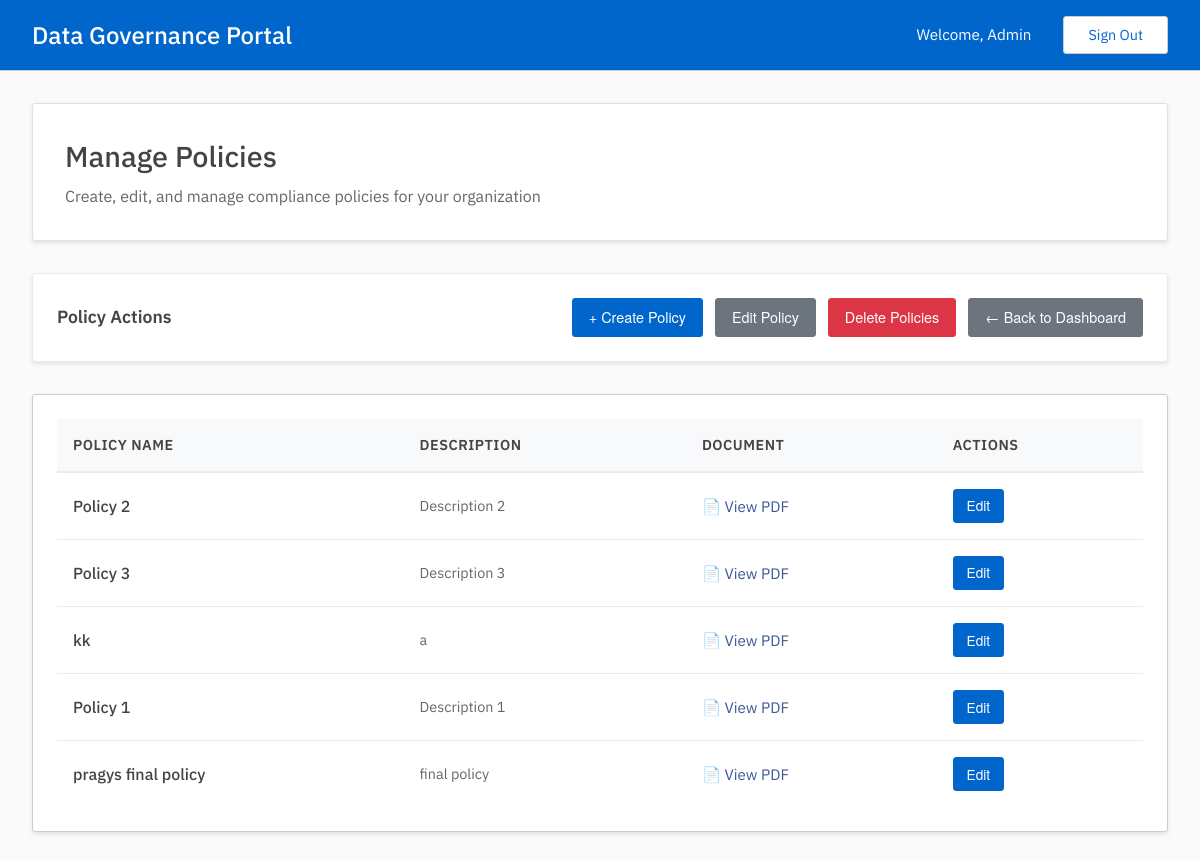
Before: /admin/manage_policies (signed in) with the older database file.
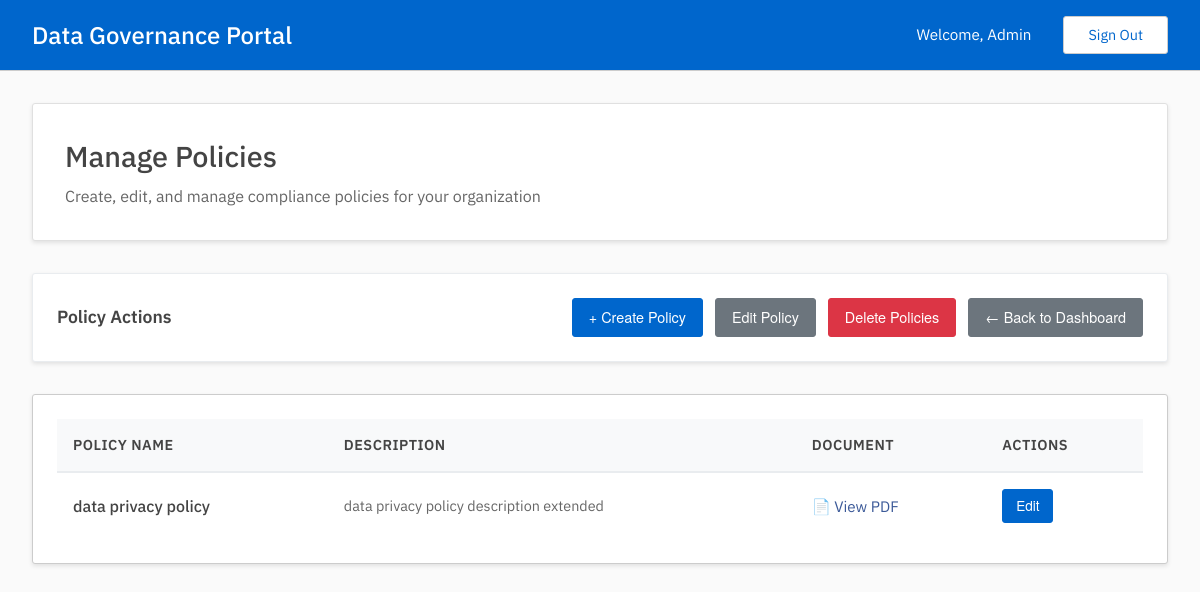
After: the same page with the newer database file.
### tables this page shows
CREATE TABLE policies(
        uuid TEXT UNIQUE NOT NULL PRIMARY KEY,
        name TEXT UNIQUE NOT NULL,
        description TEXT,
        pdf_link TEXT
        );

### admin.py (the view)
@admin.route('/manage_policies', methods=['GET'])
@admin_required
def manage_policies():
    policies = read_get_policies()
    return render_template('admin/manage_policies/hub.html', policies=policies["data"])

### auth.py (called while the page is built)
def admin_required(f):
    @wraps(f)
    def wrap(*args, **kwargs):
        if session['user']['is_admin']:
            return f(*args, **kwargs)
        else:
            print("403: User is not an admin.")
            return redirect(url_for('user.dashboard'))
    return wrap

### db.py (called while the page is built)
def get_conn_curs():
    conn = sqlite3.connect(DATABASE)
    conn.row_factory = sqlite3.Row
    curs = conn.cursor()
    curs.execute("PRAGMA foreign_keys = ON")
    return conn, curs

def commit_close(conn, curs):
    conn.commit()
    curs.close()
    conn.close()

def get_policies():
    conn, curs = get_conn_curs()
    curs.execute("SELECT * FROM policies")
    policies = curs.fetchall()
    commit_close(conn, curs)
    return {
        "status": "200",
        "message": "Policies found successfully",
        "data": policies
        }

### templates/admin/manage_policies/hub.html (shortened to what this page needs)
{% extends "base.html" %}
{% block content %}
<div class="dashboard-header">
    <h2>Manage Policies</h2>
    <p>Create, edit, and manage compliance policies for your organization</p>
</div>
<div class="quick-actions">
    <h3 class="quick-actions-title">Policy Actions</h3>
    <div class="quick-actions-buttons">
        <a href="{{ url_for('admin.create_policy') }}" class="btn btn-action">
            + Create Policy
        </a>
        <a href="{{ url_for('admin.edit_policy') }}" class="btn btn-secondary">
            Edit Policy
        </a>
        <a href="{{ url_for('admin.delete_policy') }}" class="btn btn-danger">
            Delete Policies
        </a>
        <a href="{{ url_for('admin.dashboard') }}" class="btn btn-secondary">
            ← Back to Dashboard
        </a>
    </div>
</div>
<div class="table-container">
    {% if policies %}
    <table class="data-table">
        <thead>
            <tr>
                <th>Policy Name</th>
                <th>Description</th>
                <th>Document</th>
                <th>Actions</th>
            </tr>
        </thead>
        <tbody>
            {% for policy in policies %}
            <tr>
                <td>
                    <div style="font-weight: 500;">{{ policy["name"] }}</div>
                </td>
                <td>
                    <div style="color: #666; font-size: 0.9rem;">
                        {{ policy["description"][:100] }}{% if policy["description"]|length > 100 %}...{% endif %}
                    </div>
                </td>
                <td>
                    {% if policy["pdf_link"] %}
                    <a href="{{ policy['pdf_link'] }}" target="_blank" class="policy-link" style="color: #3b5998; text-decoration: none;">
                        📄 View PDF
                    </a>
                    {% else %}
                    <span style="color: #aaa;">No document</span>
                    {% endif %}
                </td>
                <td>
                    <div class="action-buttons">
                        <a href="{{ url_for('admin.edit_policy', policy_id=policy['uuid']) }}" class="btn btn-action" style="padding: 0.4rem 0.8rem; font-size: 0.85rem;">
                            Edit
                        </a>
                    </div>
                </td>
            </tr>
            {% endfor %}
        </tbody>
    </table>
    {% else %}
    <div class="empty-state">
        <div class="empty-state-icon">📋</div>
        <p class="empty-state-text">No policies found. Create your first policy to get started.</p>
    </div>
    {% endif %}
</div>
{% endblock %}

### templates/base.html (shortened to what this page needs)
<!DOCTYPE html>
<html lang="en">
<head>
    <link rel="stylesheet" href="{{ url_for('static', filename='styles.css') }}">
</head>
<body>
    {% if session.get('user') %}
    <header class="header">
        <div class="header-content">
            <div class="header-left">
                <h1>Data Governance Portal</h1>
            </div>
            <div class="header-right">
                <span class="welcome-text">Welcome, {{ session['user']['name'] }}</span>
                <a href="{{ url_for('login') }}" class="sign-out-btn">Sign Out</a>
            </div>
        </div>
    </header>
    {% endif %}
    <main class="main-content">
        {% block content %}{% endblock %}
    </main>
</body>
</html>

### static/styles.css (style rules this page uses)
* { margin: 0; padding: 0; box-sizing: border-box; }
body { font-family: 'IBM Plex Sans'; color: #444; line-height: 1.42; min-height: 100vh; display: flex; flex-direction: column; background-color: #fafafa; }
.header { background-color: #06c; color: white; padding: 1rem 0; box-shadow: rgba(0,0,0,0.2) 0 2px 8px; border-bottom: 1px solid #ccc; }
.header-content { max-width: 1200px; margin: 0 auto; color: white; padding: 0 2rem; display: flex; justify-content: space-between; align-items: center; }
.header-left { display: flex; align-items: center; gap: 0.5rem; }
.header h1 { font-size: 1.5rem; font-weight: 500; color: white; }
.header-right { display: flex; align-items: center; gap: 2rem; }
.welcome-text { font-size: 0.95rem; color: white; }
.sign-out-btn { background-color: transparent; color: #06c; border: 1px solid #ccc; padding: 0.5rem 1.5rem; border-radius: 3px; text-decoration: none; transition: all 0.3s ease; font-size: 0.9rem; background-color: white; }
.main-content { flex: 1; max-width: 1200px; width: 100%; margin: 0 auto; background-color: #fafafa; padding: 2rem; }
.dashboard-header { background-color: white; padding: 2rem; border-radius: 3px; margin-bottom: 2rem; box-shadow: rgba(0,0,0,0.1) 0 2px 4px; border: 1px solid #e0e0e0; }
.dashboard-header h2 { color: #444; font-size: 1.8rem; margin-bottom: 0.5rem; font-weight: 500; }
.dashboard-header p { color: #666; font-size: 1rem; }
.table-container { background-color: white; border-radius: 3px; padding: 1.5rem; box-shadow: rgba(0,0,0,0.1) 0 2px 4px; border: 1px solid #ccc; overflow-x: auto; }
.data-table { width: 100%; border-collapse: collapse; }
.data-table th { background-color: #f8f9fa; color: #444; font-weight: 600; text-align: left; padding: 1rem; border-bottom: 2px solid #e9ecef; font-size: 0.9rem; text-transform: uppercase; letter-spacing: 0.5px; }
.data-table td { padding: 1rem; border-bottom: 1px solid #e9ecef; color: #444; }
.data-table tr:last-child td { border-bottom: none; }
.btn { padding: 0.5rem 1rem; border-radius: 3px; text-decoration: none; font-size: 0.9rem; cursor: pointer; transition: all 0.3s ease; border: 1px solid transparent; display: inline-block; text-align: center; font-family: 'Helvetica Neue', 'Helvetica', 'Arial', sans-serif; }
.btn-action { background-color: #06c; color: white; border-color: #06c; }
.btn-secondary { background-color: #6c757d; color: white; border-color: #6c757d; }
.btn-danger { background-color: #dc3545; color: white; border-color: #dc3545; }
.policy-link { display: inline-flex; align-items: center; gap: 0.5rem; color: #06c; text-decoration: none; font-size: 0.95rem; transition: color 0.3s ease; }
.action-buttons { display: flex; gap: 0.5rem; align-items: center; }
.quick-actions { background: white; border-radius: 3px; padding: 1.5rem; margin-bottom: 2rem; box-shadow: rgba(0,0,0,0.1) 0 2px 4px; border: 1px solid #e9ecef; display: flex; justify-content: space-between; align-items: center; flex-wrap: wrap; gap: 1rem; }
.quick-actions-title { font-size: 1.1rem; font-weight: 600; color: #444; }
.quick-actions-buttons { display: flex; gap: 0.75rem; flex-wrap: wrap; }

Changed rows visible on the page:
removed policies: name "Policy 2", description "Description 2"
removed policies: name "Policy 3", description "Description 3"
removed policies: name "kk", description "a"
removed policies: name "Policy 1", description "Description 1"
removed policies: name "pragys final policy", description "final policy"
added policies: name "data privacy policy", description "data privacy policy description extended"
